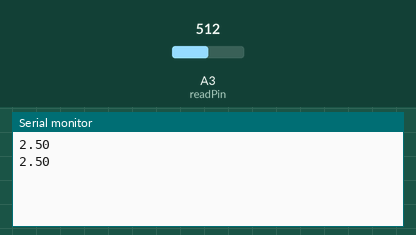
This sketch was run on a simulated Arduino Uno, built with avr-gcc and run on an emulated ATmega328P. Shown: the last lines printed to the serial monitor. Inputs (shaded band) come from the test bench; at power-on: A3 (readPin) = 512.

Above: at 2.8 s.
2.9 s: A3 (readPin) set to 716
At 4.5 s:
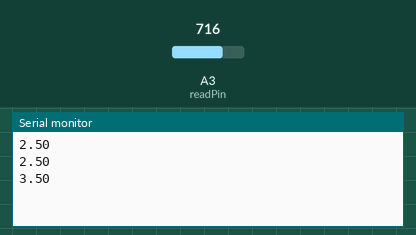
5.6 s: A3 (readPin) set to 900
At 7.2 s:
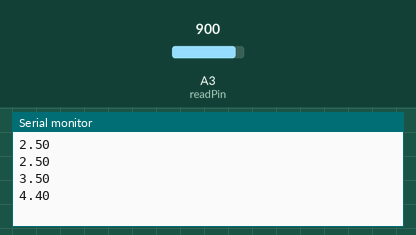
Timing chart, 0 to 8.7 s (numbered marks = the images above; inputs shaded):
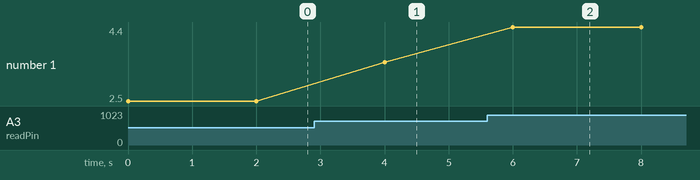

Measured:
- after the input at 2.9 s, the serial monitor: prints a new line after 1.1 s (image 1)
- after the input at 5.6 s, the serial monitor: prints a new line after 0.40 s (image 2)
- plotted number 1: 2.5 → 3.5 after the input at 2.9 s, 3.5 → 4.4 after the input at 5.6 s

The sketch:

AnalogRead.ino
```cpp
int readPin = A3;
int V2 = 0;
int myD = 2000;
void setup() {
  // put your setup code here, to run once:
  pinMode(readPin,INPUT);
  Serial.begin(9600);
}

void loop() {
  // put your main code here, to run repeatedly:
  V2=0;
  V2 = analogRead(readPin);
  Serial.println(V2*float(5)/1023);
  delay(myD);
}
```
